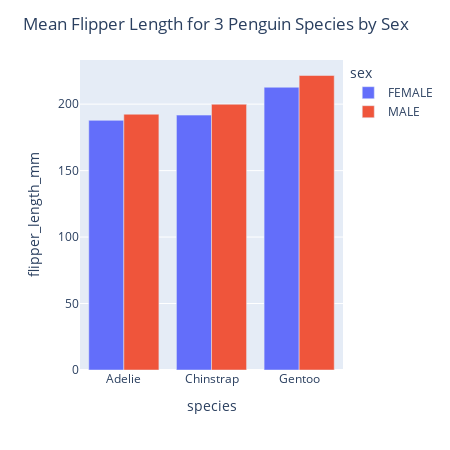

The cell this chart's notebook holds for it:
### Markdown cell above
# Plotly

### Code cell
%%time
# import necessary libraries
import pandas as pd
import plotly.express as px

# load data stored in a CSV file
data = pd.read_csv('data/penguins.csv')

# Calculate the mean flipper length for each species and sex
mean_data = data.groupby(['species', 'sex'])['flipper_length_mm'].mean().reset_index()

# Create grouped bar chart
fig = px.bar(mean_data, x='species', y='flipper_length_mm', color='sex', barmode='group')

# Update figure layout
fig.update_layout(title='Mean Flipper Length for 3 Penguin Species by Sex')

# Set the size of the plot to 300x300
fig.update_layout(autosize=False, width=450, height=450)

# Show plot
fig.show()

### Figure 1 — Plotly figure (JSON) as saved in the notebook; plotly's stock layout.template omitted (floating-point values rounded to 4 significant figures)
{"data": [{"alignmentgroup": "True", "hovertemplate": "sex=FEMALE<br>species=%{x}<br>flipper_length_mm=%{y}<extra></extra>", "legendgroup": "FEMALE", "marker": {"color": "#636efa", "pattern": {"shape": ""}}, "name": "FEMALE", "offsetgroup": "FEMALE", "orientation": "v", "showlegend": true, "textposition": "auto", "type": "bar", "x": ["Adelie", "Chinstrap", "Gentoo"], "xaxis": "x", "y": [187.8, 191.7, 212.7], "yaxis": "y"}, {"alignmentgroup": "True", "hovertemplate": "sex=MALE<br>species=%{x}<br>flipper_length_mm=%{y}<extra></extra>", "legendgroup": "MALE", "marker": {"color": "#EF553B", "pattern": {"shape": ""}}, "name": "MALE", "offsetgroup": "MALE", "orientation": "v", "showlegend": true, "textposition": "auto", "type": "bar", "x": ["Adelie", "Chinstrap", "Gentoo"], "xaxis": "x", "y": [192.4, 199.9, 221.5], "yaxis": "y"}], "layout": {"autosize": false, "barmode": "group", "height": 450, "legend": {"title": {"text": "sex"}, "tracegroupgap": 0}, "margin": {"t": 60}, "title": {"text": "Mean Flipper Length for 3 Penguin Species by Sex"}, "width": 450, "xaxis": {"anchor": "y", "autorange": true, "domain": [0, 1], "range": [-0.5, 2.5], "title": {"text": "species"}, "type": "category"}, "yaxis": {"anchor": "x", "autorange": true, "domain": [0, 1], "range": [0, 233.2], "title": {"text": "flipper_length_mm"}, "type": "linear"}}}
